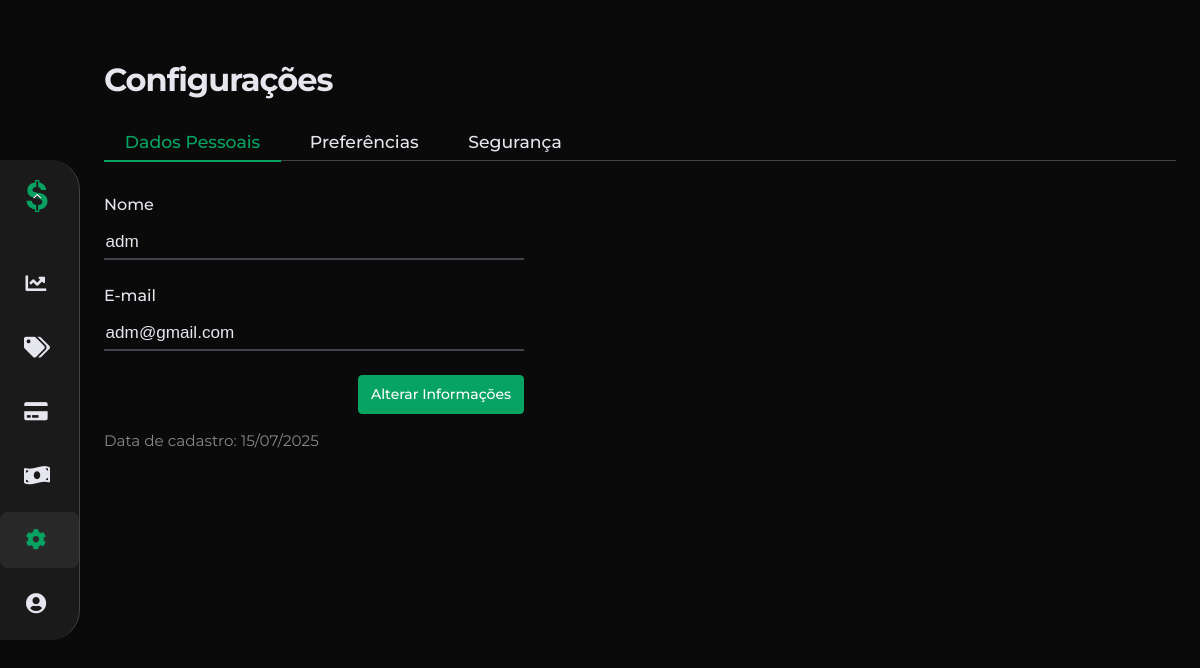
/fn-cash-3.0/pages/config.php (signed in), run on the app's committed database.
### tables this page shows
CREATE TABLE USUARIO (
    ID_Usuario INT AUTO_INCREMENT PRIMARY KEY,
    Nome VARCHAR(100) NOT NULL,
    Email VARCHAR(100) NOT NULL UNIQUE,
    Senha VARCHAR(255) NOT NULL,
    DataCadastro DATE NOT NULL,
    UltimoAcesso DATETIME
);

### fn-cash-3.0/pages/config.php (the view, shortened to what this page needs)
<?php
require_once 'header.php';
require_once 'sidebar.php';
require_once '../conexao.php';
function obterUsuario($idUsuario, $conn) {
    $stmt = $conn->prepare("SELECT * FROM USUARIO WHERE ID_Usuario = ?");
    $stmt->bind_param("i", $idUsuario);
    $stmt->execute();
    $result = $stmt->get_result();
    return $result->fetch_assoc();
}
$idUsuario = $_SESSION['id_usuario'];
$usuario = obterUsuario($idUsuario, $conn);
?>
<link rel="stylesheet" href="/assets/css/toast.css">
<div class="page-title mb-4">Configurações</div>
<div class="config-tabs-bar">
    <button class="config-tab-btn" id="btn-aba-dados" onclick="abrirAba('aba-dados')">Dados Pessoais</button>
    <button class="config-tab-btn" id="btn-aba-preferencias" onclick="abrirAba('aba-preferencias')">Preferências</button>
    <button class="config-tab-btn" id="btn-aba-seguranca" onclick="abrirAba('aba-seguranca')">Segurança</button>
</div>
<div class="config-tabs-content">
    <div id="aba-dados" class="config-tab-content">
        <div class="form-group">
            <label for="nome" class="form-label">Nome</label>
            <input type="text" class="form-control-underline" id="nome" value="<?php echo htmlspecialchars($usuario['Nome'] ?? ''); ?>" readonly>
        </div>
        <div class="form-group">
            <label for="email" class="form-label">E-mail</label>
            <input type="email" class="form-control-underline" id="email" value="<?php echo htmlspecialchars($usuario['Email'] ?? ''); ?>" readonly>
        </div>
        <div class="flex justify-end gap-2 mt-2">
            <button type="button" class="btn btn-primary btn-sm" onclick="abrirModalEditarInfo()">Alterar Informações</button>
        </div>
        <div class="mt-3 text-muted" style="font-size: 0.95em;">
            <span>Data de cadastro: <?php echo !empty($usuario['DataCadastro']) ? date('d/m/Y', strtotime($usuario['DataCadastro'])) : '-'; ?></span>
        </div>
    </div>
</div>
<?php require_once 'footer.php'; ?>

### fn-cash-3.0/pages/config.php (style rules this page uses)
.page-title { font-size: 2rem; font-weight: bold; margin-top: 2rem; margin-left: 0; color: var(--color-text, #222); letter-spacing: -1px; }
.config-tabs-bar { display: flex; gap: 0.5rem; margin-bottom: 2rem; margin-left: 0; border-bottom: 1.5px solid var(--color-border, #e0e0e0); }
.config-tab-btn { background: none; border: none; border-bottom: 2.5px solid transparent; border-radius: 0; padding: 0.7rem 1.3rem 0.5rem 1.3rem; font-weight: 500; font-size: 1.08rem; color: var(--color-text, #222); cursor: pointer; transition: border-color 0.2s, color 0.2s; margin-bottom: -2px; }
.config-tab-btn.active, .config-tab-btn:focus { border-bottom: 2.5px solid var(--color-primary, #07a362); color: var(--color-primary, #07a362); background: none; }
.config-tabs-content { margin-top: 0.5rem; max-width: 420px; margin-left: 0; }
.config-tab-content { display: none; animation: fadeIn 0.3s; }
.config-tab-content.active { display: block; }
.form-control-underline { border: none; border-bottom: 2px solid var(--color-border, #e0e0e0); border-radius: 0; background: transparent; font-size: 1.07rem; padding: 0.45rem 0.1rem 0.35rem 0.1rem; width: 100%; color: var(--color-text, #222); transition: border-color 0.2s; outline: none; box-shadow: none; }
.mt-3 { margin-top: 1rem; }
.text-muted { color: #888; }
.flex { display: flex; }
.justify-end { justify-content: flex-end; }
.gap-2 { gap: 0.5rem; }

### data on the page
usuario: Nome "adm", Email "adm@gmail.com", DataCadastro "15/07/2025"
